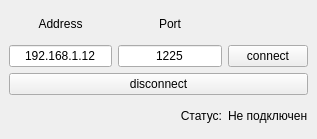
<?xml version="1.0" encoding="UTF-8"?>
<ui version="4.0">
 <class>MainWindow</class>
 <widget class="QMainWindow" name="MainWindow">
  <property name="geometry">
   <rect>
    <x>0</x>
    <y>0</y>
    <width>317</width>
    <height>139</height>
   </rect>
  </property>
  <property name="minimumSize">
   <size>
    <width>0</width>
    <height>0</height>
   </size>
  </property>
  <property name="maximumSize">
   <size>
    <width>890</width>
    <height>150</height>
   </size>
  </property>
  <property name="windowTitle">
   <string>RC_CLIENT</string>
  </property>
  <widget class="QWidget" name="centralwidget">
   <layout class="QGridLayout" name="gridLayout">
    <item row="1" column="1">
     <widget class="QLineEdit" name="port_ed">
      <property name="text">
       <string>1225</string>
      </property>
      <property name="maxLength">
       <number>5</number>
      </property>
      <property name="alignment">
       <set>Qt::AlignCenter</set>
      </property>
     </widget>
    </item>
    <item row="0" column="1">
     <widget class="QLabel" name="label_2">
      <property name="text">
       <string>Port</string>
      </property>
      <property name="alignment">
       <set>Qt::AlignCenter</set>
      </property>
     </widget>
    </item>
    <item row="3" column="0" colspan="3">
     <widget class="QPushButton" name="dsc_button">
      <property name="text">
       <string>disconnect</string>
      </property>
     </widget>
    </item>
    <item row="0" column="0">
     <widget class="QLabel" name="label">
      <property name="text">
       <string>Address</string>
      </property>
      <property name="alignment">
       <set>Qt::AlignCenter</set>
      </property>
     </widget>
    </item>
    <item row="1" column="2">
     <widget class="QPushButton" name="connect_button">
      <property name="text">
       <string>connect</string>
      </property>
     </widget>
    </item>
    <item row="1" column="0">
     <widget class="QLineEdit" name="ip_ed">
      <property name="text">
       <string>192.168.1.12</string>
      </property>
      <property name="alignment">
       <set>Qt::AlignCenter</set>
      </property>
     </widget>
    </item>
    <item row="4" column="2">
     <widget class="QLabel" name="status_info">
      <property name="text">
       <string>Не подключен</string>
      </property>
     </widget>
    </item>
    <item row="4" column="1">
     <widget class="QLabel" name="label_4">
      <property name="text">
       <string>Статус:</string>
      </property>
      <property name="alignment">
       <set>Qt::AlignRight|Qt::AlignTrailing|Qt::AlignVCenter</set>
      </property>
     </widget>
    </item>
   </layout>
  </widget>
 </widget>
 <resources/>
 <connections/>
</ui>
